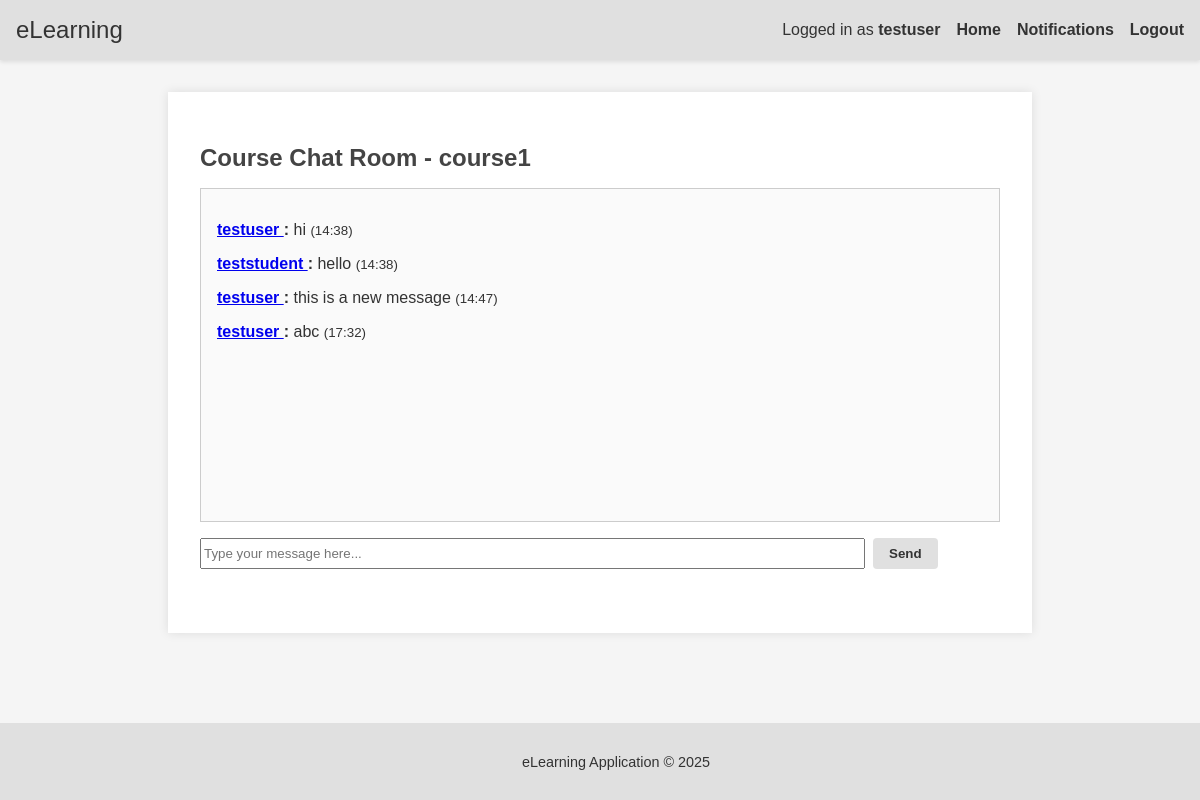
The app's page /chat/course_chat/1/ (signed in) with its own data.
### accounts/models.py (models this page shows, shortened)
class CustomUser(AbstractUser):
    ROLE_CHOICES = (
        ('student', 'Student'),
        ('teacher', 'Teacher'),
    )
    role = models.CharField(max_length=10, choices=ROLE_CHOICES, default='student')
    real_name = models.CharField(max_length=100, blank=True)
    photo = models.ImageField(upload_to='profile_photos/', blank=True, null=True)

### courses/models.py (models this page shows, shortened)
class Course(models.Model):
    title = models.CharField(max_length=200)
    description = models.TextField()
    teacher = models.ForeignKey(settings.AUTH_USER_MODEL, on_delete=models.CASCADE, related_name='courses')
    enrolled_students = models.ManyToManyField(settings.AUTH_USER_MODEL, related_name='enrolled_courses', blank=True)
    blocked_students = models.ManyToManyField(settings.AUTH_USER_MODEL, related_name='blocked_courses', blank=True)

### chat/models.py (models this page shows, shortened)
class ChatMessage(models.Model):
    course = models.ForeignKey(Course, on_delete=models.CASCADE, related_name='chat_messages')
    sender = models.ForeignKey(settings.AUTH_USER_MODEL, on_delete=models.CASCADE)
    message = models.TextField()
    timestamp = models.DateTimeField(auto_now_add=True)

### chat/views.py (the view)
# urls.py: path('course_chat/<int:course_id>/', views.course_chat_room, name='course_chat_room'),
@login_required
def course_chat_room(request, course_id):
    course = get_object_or_404(Course, id=course_id)
    if request.user.role == 'student' and request.user not in course.enrolled_students.all():
        return render(request, "chat/forbidden.html", {"message": "You are not enrolled in this course."})
    chat_history = ChatMessage.objects.filter(course=course).order_by('timestamp')
    return render(request, "chat/course_chat_room.html", {"course": course, "chat_history": chat_history})

### templates/chat/course_chat_room.html (shortened to what this page needs)
{% extends 'base.html' %}
{% block content %}
<div class="card">
    <h2>Course Chat Room - {{ course.title }}</h2>
    <div id="chat-log" class="chat-log">
    {% for msg in chat_history %}
        <p>
            <strong>
            <a href="{% url 'accounts:public_profile' msg.sender.username %}">
                {{ msg.sender.username }}
            </a>:
            </strong>
            {{ msg.message }}
            <small>({{ msg.timestamp|date:"H:i" }})</small>
        </p>
    {% endfor %}
    </div>
    <div class="chat-input">
        <input id="chat-message-input" type="text" placeholder="Type your message here..." size="80">
        <button id="chat-message-submit" class="btn">Send</button>
    </div>
</div>
{% endblock %}

### templates/base.html (shortened to what this page needs)
<!DOCTYPE html>
<html>
<head>
    {% load static %}
    <link rel="stylesheet" type="text/css" href="{% static 'css/styles.css' %}">
</head>
<body>
    <header>
        <div class="navbar">
            <div class="nav-brand">
                <a href="{% url 'accounts:home' %}">eLearning</a>
            </div>
            <nav>
                <ul>
                    {% if user.is_authenticated %}
                        <li>Logged in as
                            <a href="{% url 'accounts:public_profile' user.username %}">
                                {{ user.username }}
                            </a>
                        </li>
                        <li><a href="{% url 'accounts:home' %}">Home</a></li>
                        <li>
                            <a href="{% url 'courses:notifications' %}">Notifications</a>
                        </li>
                        <li><a href="{% url 'accounts:logout' %}">Logout</a></li>
                    {% else %}
                        <li><a href="{% url 'accounts:login' %}">Login</a></li>
                        <li><a href="{% url 'accounts:register' %}">Register</a></li>
                    {% endif %}
                </ul>
            </nav>
        </div>
    </header>
    <div class="container">
        {% block content %}{% endblock %}
    </div>
    <footer>
        <p>eLearning Application &copy; 2025</p>
    </footer>
</body>
</html>

### static/css/styles.css (style rules this page uses)
body { background-color: #f5f5f5; color: #333; font-family: Arial, sans-serif; margin: 0; padding: 0; }
header { background-color: #e0e0e0; padding: 1rem; box-shadow: 0 2px 4px rgba(0,0,0,0.1); }
.navbar { display: flex; justify-content: space-between; align-items: center; }
.navbar .nav-brand a { font-size: 1.5rem; color: #333; text-decoration: none; }
nav ul { list-style: none; margin: 0; padding: 0; display: flex; }
nav ul li { margin-left: 1rem; }
nav ul li a { color: #333; text-decoration: none; font-weight: bold; }
.container { width: 90%; max-width: 800px; margin: 2rem auto; background: #fff; padding: 2rem; box-shadow: 0 0 10px rgba(0,0,0,0.1); }
.card { margin-bottom: 2rem; }
h1, h2, h3 { color: #444; margin-bottom: 1rem; }
.btn { display: inline-block; padding: 0.5rem 1rem; background-color: #e0e0e0; border: none; border-radius: 4px; text-decoration: none; color: #333; font-weight: bold; cursor: pointer; }
.chat-log { border: 1px solid #ccc; background: #fafafa; height: 300px; overflow-y: auto; padding: 1rem; margin-bottom: 1rem; }
.chat-input { display: flex; gap: 0.5rem; }
footer { position: fixed; left: 0; bottom: 0; width: 100%; background-color: #e0e0e0; padding: 1rem; text-align: center; font-size: 0.9rem; margin-top: 2rem; }

### records on screen
CustomUser: username "testuser"
Course: title "course1"
ChatMessage: sender.username "testuser", message "hi", timestamp "14:38"
ChatMessage: sender.username "teststudent", message "hello", timestamp "14:38"
ChatMessage: sender.username "testuser", message "this is a new message", timestamp "14:47"
ChatMessage: sender.username "testuser", message "abc", timestamp "17:32"
